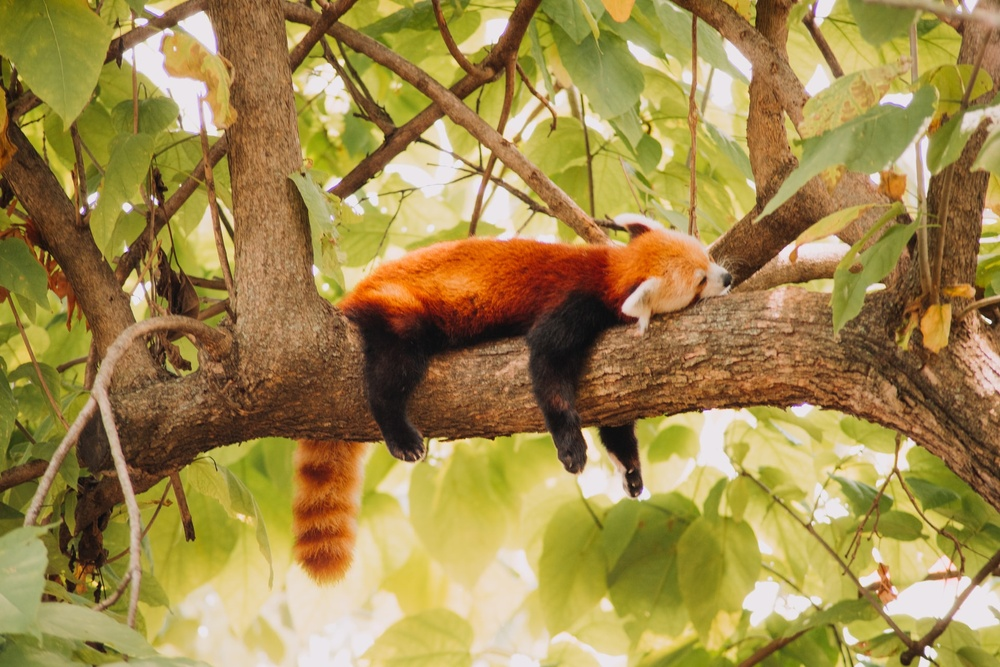
#> input picture Pillow-main/picture.jpg, 1000 x 667 px, shrunk from 1920 x 1280 before the run
$ python pillow4_filters.py
#> lines starting #> are read from the running program, lines starting #| are printed output that depends on the picture
from PIL import Image, ImageFilter
# https://pillow.readthedocs.io/en/stable/reference/ImageFilter.html

# image import
image = Image.open('picture.jpg')
#> image is the input picture: PIL image 1000x667 RGB; mean R, G, B 160.9, 137.7, 76.5

# basic filters
image_blur = image.filter(ImageFilter.BLUR)
image_contour = image.filter(ImageFilter.CONTOUR)
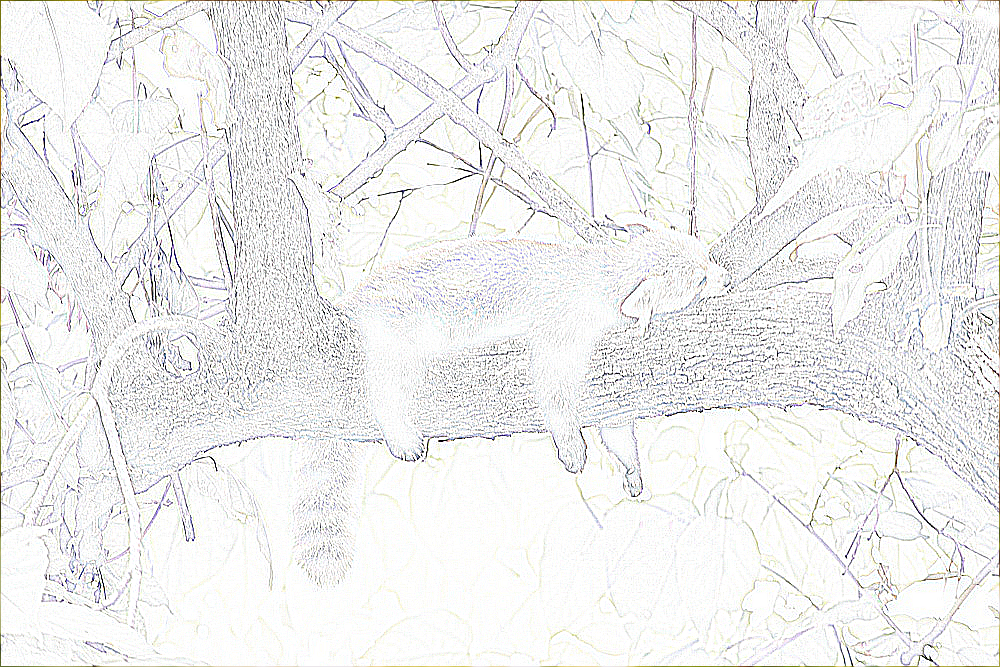
#> image_contour: PIL image 1000x667 RGB; mean R, G, B 238.7, 238.8, 238
image_detail = image.filter(ImageFilter.DETAIL)
image_edge = image.filter(ImageFilter.EDGE_ENHANCE)
image_edge_more = image.filter(ImageFilter.EDGE_ENHANCE_MORE)
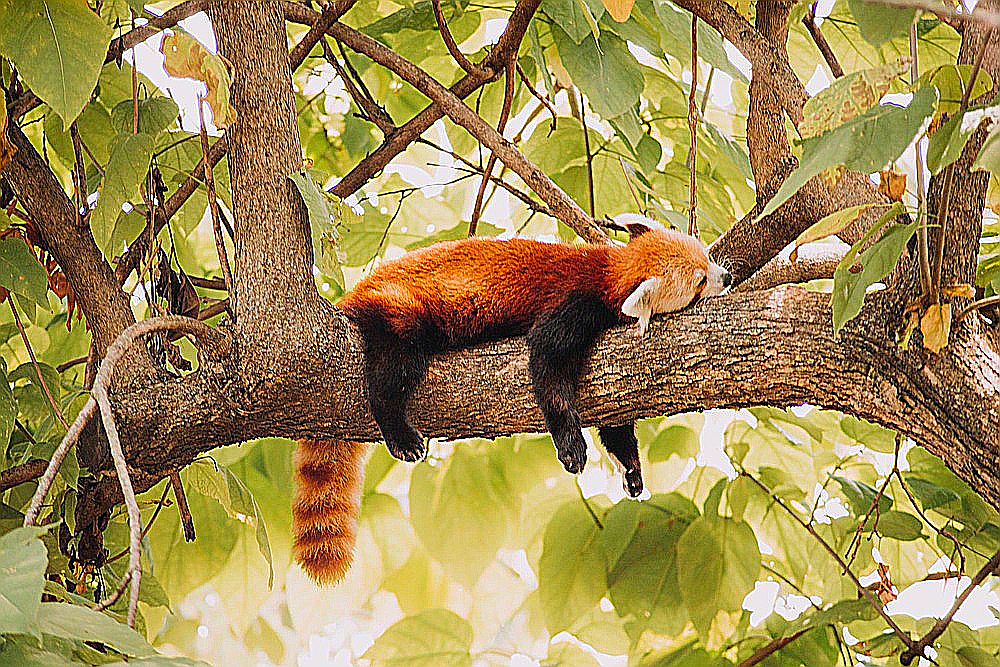
#> image_edge_more: PIL image 1000x667 RGB; mean R, G, B 159.3, 139.1, 81.7
image_find_edges = image.filter(ImageFilter.FIND_EDGES)
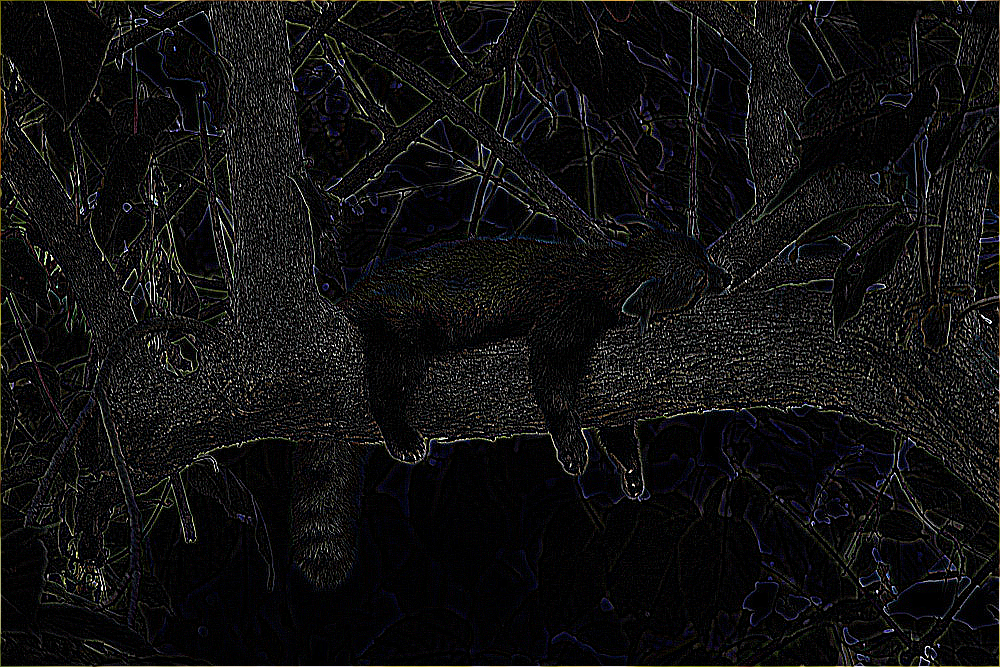
#> image_find_edges: PIL image 1000x667 RGB; mean R, G, B 16.6, 16.4, 16.5
image_emboss = image.filter(ImageFilter.EMBOSS)
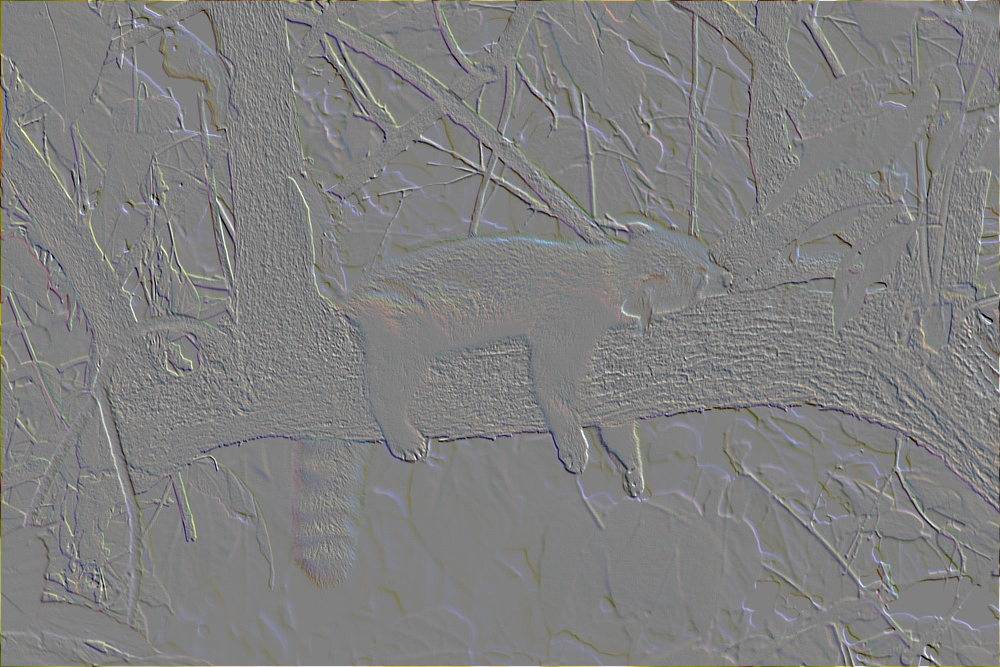
#> image_emboss: PIL image 1000x667 RGB; mean R, G, B 128.1, 128, 127.7
image_sharp = image.filter(ImageFilter.SHARPEN)
image_smooth = image.filter(ImageFilter.SMOOTH)
image_smooth_more = image.filter(ImageFilter.SMOOTH_MORE)

# # rank filters
# image_filtered_min = image.filter(ImageFilter.MinFilter(size = 5))
# image_filtered_median = image.filter(ImageFilter.MedianFilter(size = 5))
# image_filtered_max = image.filter(ImageFilter.MaxFilter(size = 5))

# multiband
image_boxblur = image.filter(ImageFilter.BoxBlur(radius = 4))
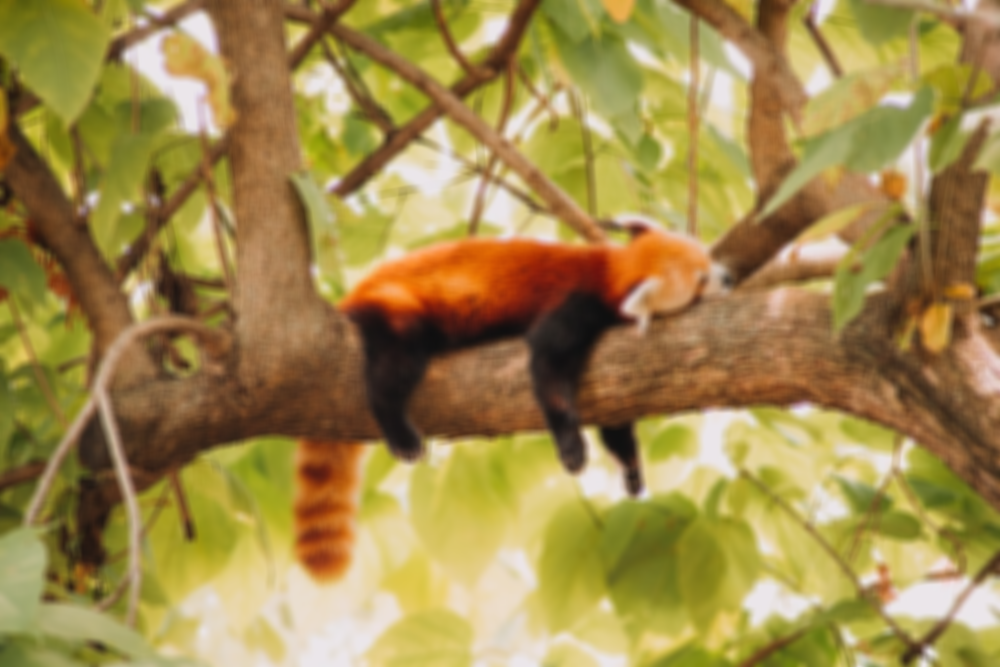
#> image_boxblur: PIL image 1000x667 RGB; mean R, G, B 160.9, 137.7, 76.5
image_gaussblur = image.filter(ImageFilter.GaussianBlur(radius = 10))
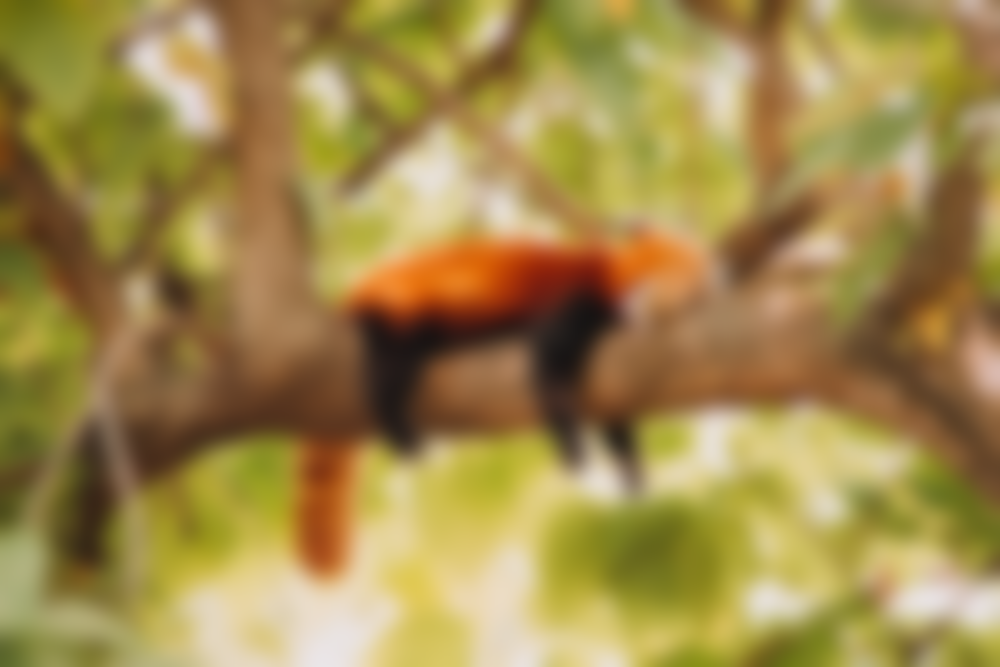
#> image_gaussblur: PIL image 1000x667 RGB; mean R, G, B 160.9, 137.7, 76.5
image_unsharp = image.filter(ImageFilter.UnsharpMask(radius = 4))
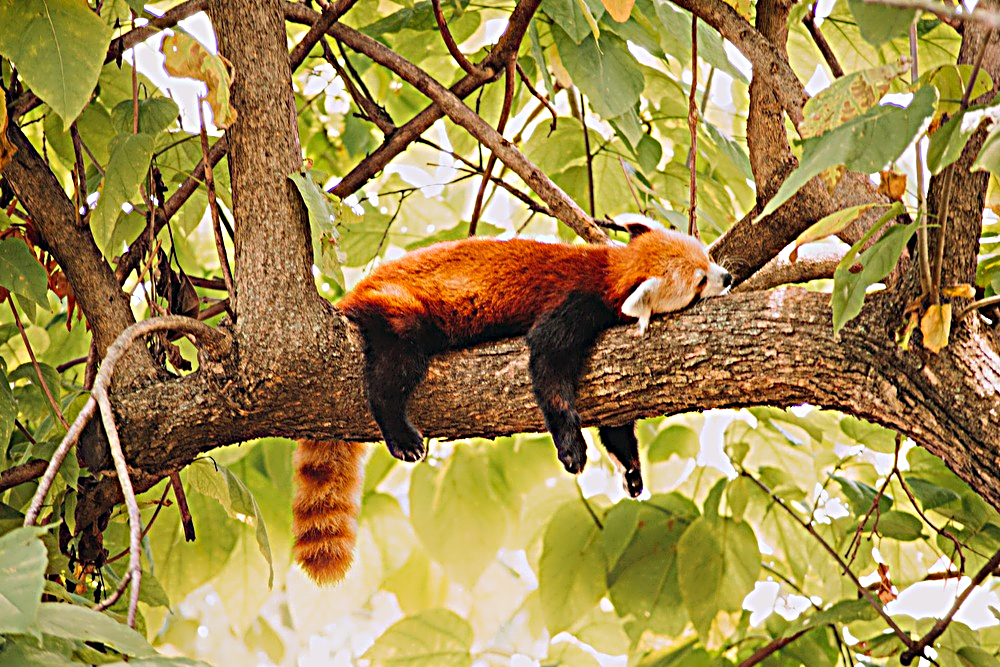
#> image_unsharp: PIL image 1000x667 RGB; mean R, G, B 160.1, 137.8, 77

# combine filters: blur + emboss
image_emboss = image.filter(ImageFilter.EMBOSS)
image_emboss_blur = image_emboss.filter(ImageFilter.GaussianBlur(radius = 2))

image_gaussblur.save('7.png')

$ run again, with Pillow-main/owl.jpg copied over Pillow-main/picture.jpg
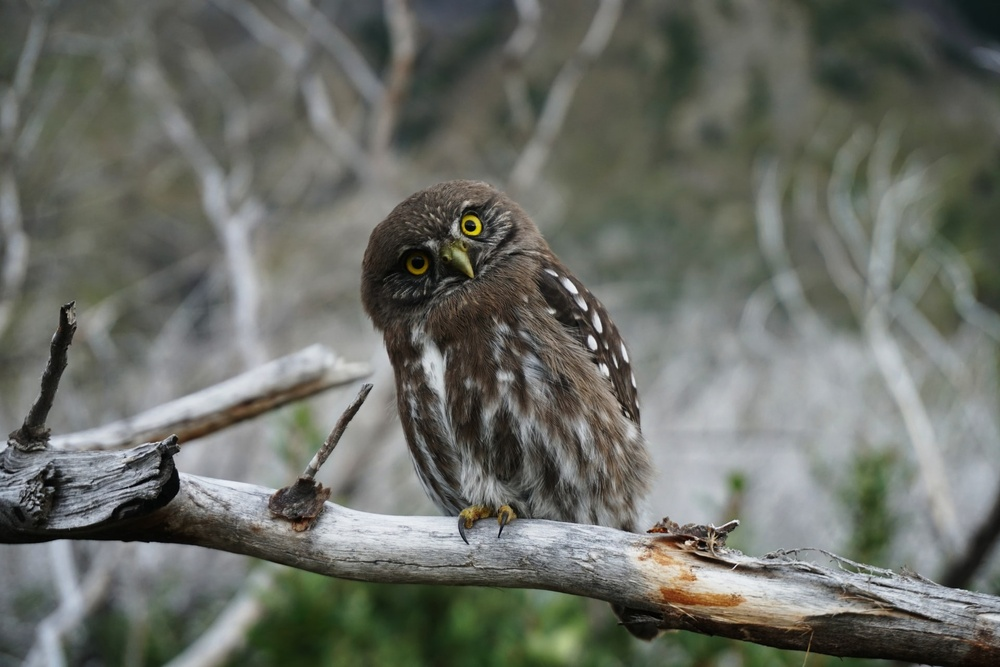
#> input picture Pillow-main/owl.jpg, 1000 x 667 px, shrunk from 1920 x 1280 before the run
#> image is the input picture: PIL image 1000x667 RGB; mean R, G, B 106.4, 109.2, 102
#> `image_emboss = image.filter(ImageFilter.EMBOSS)`:
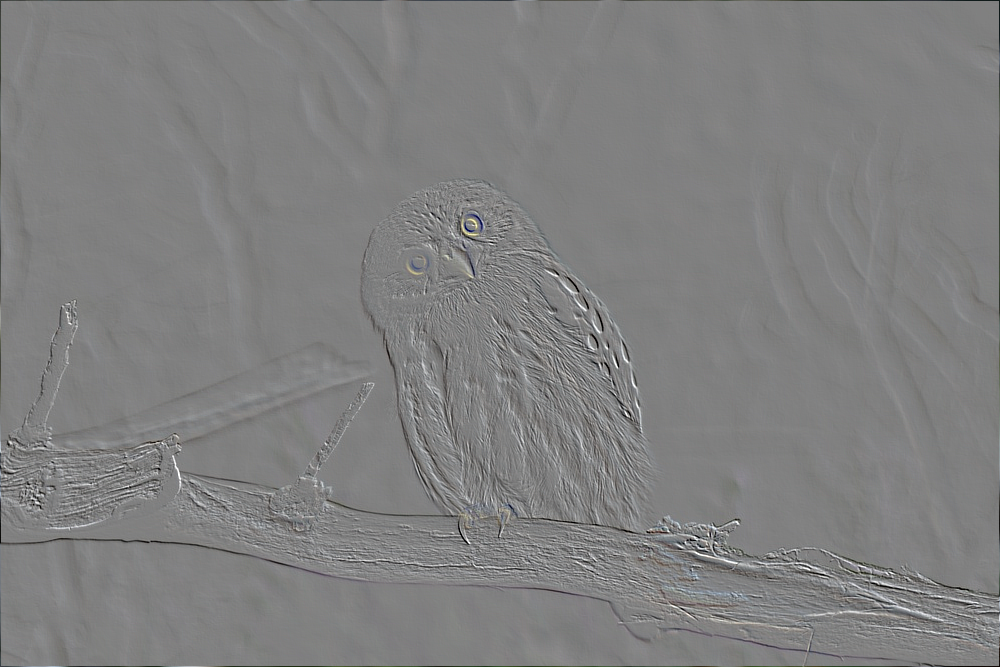
#> image_emboss: PIL image 1000x667 RGB; mean R, G, B 127.8, 127.8, 127.8
#> `image_unsharp = image.filter(ImageFilter.UnsharpMask(radius = 4))`:
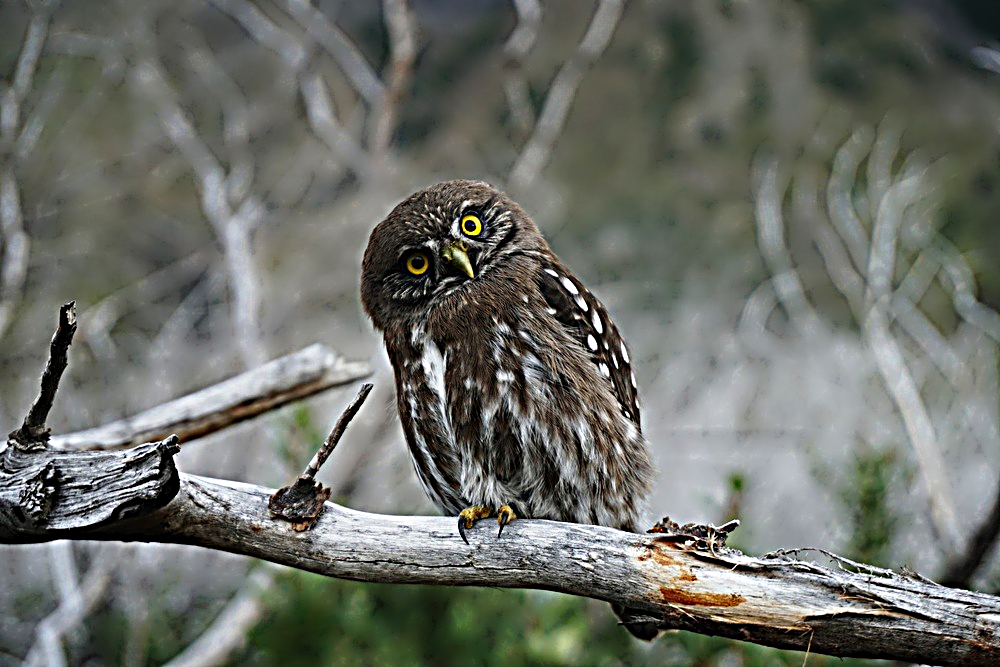
#> image_unsharp: PIL image 1000x667 RGB; mean R, G, B 106.7, 109.6, 102.5
